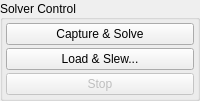
          <widget class="QGroupBox" name="controlBox">
           <property name="title">
            <string>Solver Control</string>
           </property>
           <property name="alignment">
            <set>Qt::AlignLeading|Qt::AlignLeft|Qt::AlignVCenter</set>
           </property>
           <layout class="QVBoxLayout" name="verticalLayout_4">
            <property name="spacing">
             <number>3</number>
            </property>
            <property name="leftMargin">
             <number>3</number>
            </property>
            <property name="topMargin">
             <number>3</number>
            </property>
            <property name="rightMargin">
             <number>3</number>
            </property>
            <property name="bottomMargin">
             <number>3</number>
            </property>
            <item>
             <widget class="QPushButton" name="solveB">
              <property name="enabled">
               <bool>true</bool>
              </property>
              <property name="text">
               <string>Capture &amp;&amp; Solve</string>
              </property>
             </widget>
            </item>
            <item>
             <widget class="QPushButton" name="loadSlewB">
              <property name="toolTip">
               <string>Load a FITS image and solve. Slew mount to image central coordinates.</string>
              </property>
              <property name="text">
               <string>Load &amp;&amp; Slew...</string>
              </property>
             </widget>
            </item>
            <item>
             <layout class="QHBoxLayout" name="stopLayout">
              <item>
               <widget class="QPushButton" name="stopB">
                <property name="enabled">
                 <bool>false</bool>
                </property>
                <property name="text">
                 <string>Stop</string>
                </property>
               </widget>
              </item>
             </layout>
            </item>
           </layout>
          </widget>
